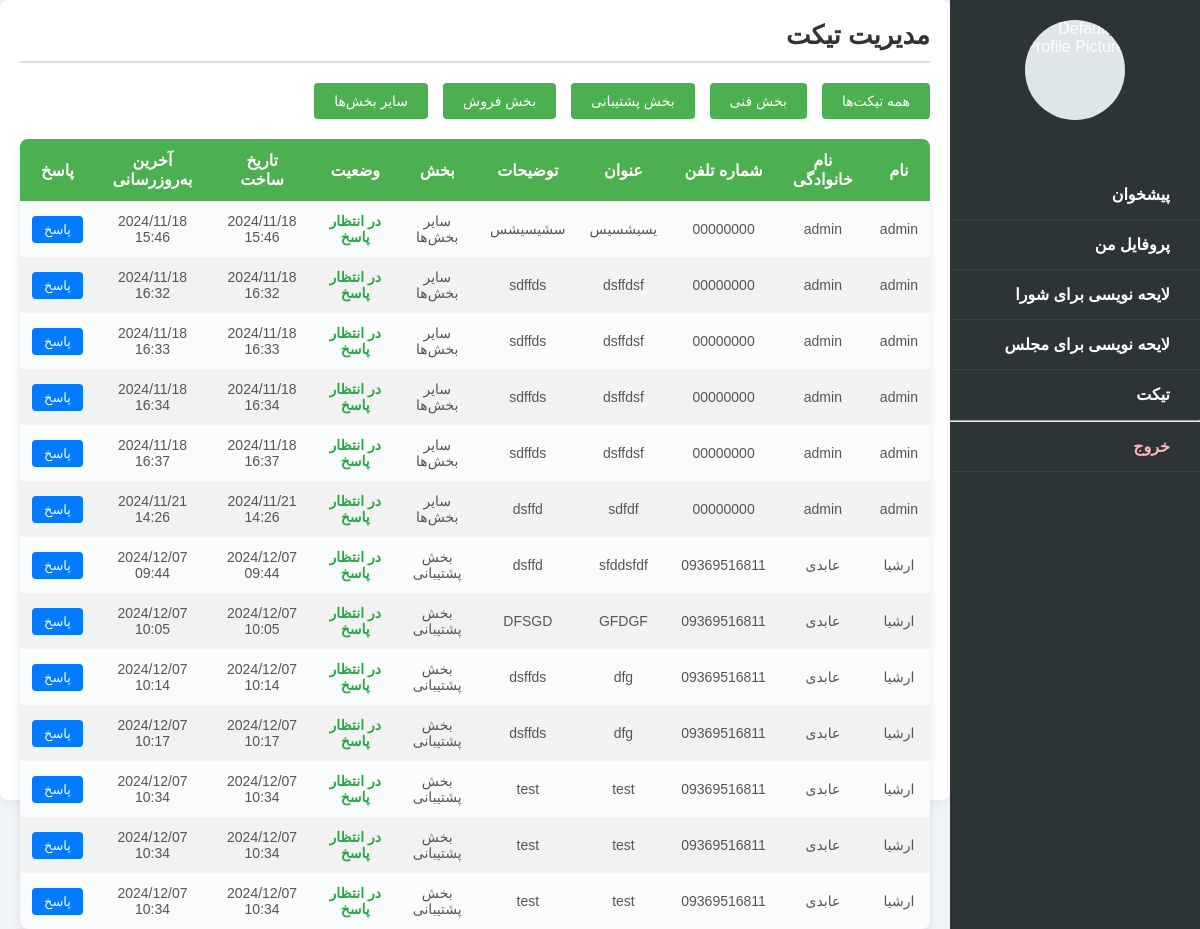
Page /ticket/admin/ on the earlier database version.
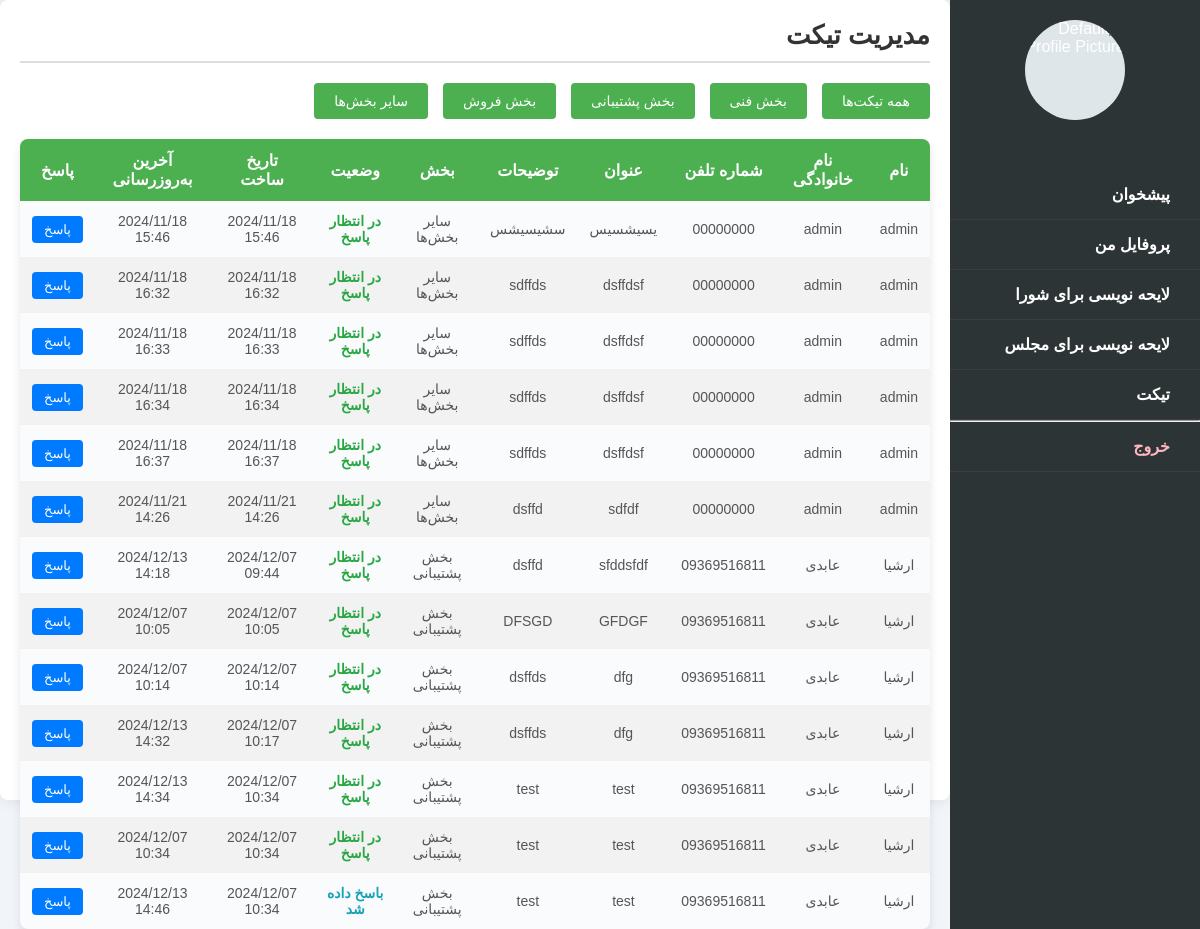
Same page on the later database version.
### tickets/models.py (models this page shows, shortened)
class Ticket(models.Model):
    STATUS_CHOICES = [
        ('open', 'در انتظار پاسخ'),
        ('answered', 'باسخ داده شد'),
        ('closed', 'بسته شده'),
    ]
    section = models.CharField(max_length=100, choices=[
        ('technical', 'بخش فنی'),
        ('support', 'بخش پشتیبانی'),
        ('sales', 'بخش فروش'),
        ('other', 'سایر بخش‌ها'),
    ], default='other')
    user = models.ForeignKey(UserAccount, on_delete=models.CASCADE)
    title = models.CharField(max_length=200)
    description = models.TextField()
    status = models.CharField(max_length=20, choices=STATUS_CHOICES, default='open')
    created_at = models.DateTimeField(auto_now_add=True)
    updated_at = models.DateTimeField(auto_now=True)

### myapp/models.py (models this page shows, shortened)
class UserAccount(AbstractBaseUser):
    phone_number = models.CharField(max_length=15, default='0000000000', unique=True, verbose_name="شماره تلفن")
    name = models.CharField(max_length=100, verbose_name="نام")
    family = models.CharField(max_length=100, verbose_name="نام خانوادگی")
    state = models.CharField(max_length=150, blank=True, null=True, verbose_name="استان")
    city = models.CharField(max_length=150, blank=True, null=True, verbose_name="شهر")
    address = models.CharField(max_length=150, blank=True, null=True, verbose_name="آدرس")
    birth_date = models.DateField(blank=True, null=True, verbose_name="تاریخ تولد")
    id_card = models.ImageField(upload_to='id_cards/', blank=True, null=True, verbose_name="کارت ملی")
    national_code = models.CharField(max_length=100, blank=True, null=True, verbose_name="کدملی")
    selfie = models.ImageField(upload_to='selfie/', blank=True, null=True, verbose_name="عکس سلفی")
    profile_picture = models.ImageField(upload_to='profile_pictures', blank=True, null=True, verbose_name="عکس پروفایل")
    registration_date = models.DateTimeField(default=timezone.now, verbose_name="سال ساخت اکانت")
    verification_code = models.CharField(max_length=6, blank=True, null=True, verbose_name="کد وریفای")
    is_phone_verified = models.BooleanField(default=False, verbose_name="تایید شماره تلفن")
    is_active = models.BooleanField(default=False, verbose_name="فعال سازی حساب")
    STATUS = [
        ("1", "وریفای نشده"),
        ("2", "درحال بررسی"),
        ("3", "نیاز به تغییرات"),
        ("4", "وریفای شده"),
    ]
    is_verified = models.CharField(choices=STATUS, default="1", max_length=30, verbose_name="وضعیت وریفای حساب")
    is_staff = models.BooleanField(default=False, verbose_name="ادمین")
    groups = models.ManyToManyField(Group, blank=True)
    user_permissions = models.ManyToManyField(Permission, blank=True)
    objects = UserManager()
    USERNAME_FIELD = 'phone_number'  # شماره تلفن به عنوان نام کاربری
    REQUIRED_FIELDS = ['name', 'family', 'birth_date', 'national_code']
    class Meta:
        verbose_name = "کاربر ها"
        verbose_name_plural = "کاربر ها"

### tickets/views.py (the view)
# urls.py: path('ticket/admin/', views.admin_dashboard, name='admin_dashboard'),
def admin_dashboard(request):
    section = request.GET.get('section', 'all')
    if section == 'all':
        tickets = Ticket.objects.all()
    else:
        tickets = Ticket.objects.filter(section=section)
    return render(request, 'admin_dashboard.html', {'tickets': tickets})

### tickets/templates/admin_dashboard.html (shortened to what this page needs)
<!DOCTYPE html>
<html lang="en">
<head>
    <link rel="stylesheet" href="https://unpkg.com/ionicons@4.5.10-0/dist/css/ionicons.min.css">
</head>
<body>
{% include 'pannel/menu.html' %}
<div class="main-content">
    <h1>مدیریت تیکت</h1>
    <div class="section-filters">
        <button><a href="{% url 'tickets:admin_dashboard' %}">همه تیکت‌ها</a></button>
        <button><a href="{% url 'tickets:admin_dashboard' %}?section=technical">بخش فنی</a></button>
        <button><a href="{% url 'tickets:admin_dashboard' %}?section=support">بخش پشتیبانی</a></button>
        <button><a href="{% url 'tickets:admin_dashboard' %}?section=sales">بخش فروش</a></button>
        <button><a href="{% url 'tickets:admin_dashboard' %}?section=other">سایر بخش‌ها</a></button>
    </div>
    <table>
        <thead>
        <tr>
            <th>نام</th>
            <th>نام خانوادگی</th>
            <th>شماره تلفن</th>
            <th>عنوان</th>
            <th>توضیحات</th>
            <th>بخش</th>
            <th>وضعیت</th>
            <th>تاریخ ساخت</th>
            <th>آخرین به‌روزرسانی</th>
            <th>پاسخ</th>
        </tr>
        </thead>
        <tbody>
        {% for ticket in tickets %}
            <tr>
                <td>{{ ticket.user.name }}</td>
                <td>{{ ticket.user.family }}</td>
                <td>{{ ticket.user.phone_number }}</td>
                <td>{{ ticket.title }}</td>
                <td>{{ ticket.description|truncatechars:100 }}</td>
                <td>{{ ticket.get_section_display }}</td>
                <td class="
                        {% if ticket.status == 'open' %}status-open
                        {% elif ticket.status == 'answered' %}status-answered
                        {% elif ticket.status == 'closed' %}status-closed
                        {% endif %}">{{ ticket.get_status_display }}</td>
                <td>{{ ticket.created_at|date:"Y/m/d H:i" }}</td>
                <td>{{ ticket.updated_at|date:"Y/m/d H:i" }}</td>
                <td class="actions">
                    <a href="{% url 'tickets:respond_to_ticket' ticket.id %}">پاسخ</a>
                </td>
            </tr>
        {% empty %}
            <tr class="empty-row">
                <td colspan="10">تیکتی وجود ندارد.</td>
            </tr>
        {% endfor %}
        </tbody>
    </table>
</div>
</body>
</html>

Differences in the rows shown:
changed Ticket "sfddsfdf": updated_at "2024/12/07 09:44" → "2024/12/13 14:18"
changed Ticket (number 10 of 13 on the later page): updated_at "2024/12/07 10:17" → "2024/12/13 14:32"
changed Ticket (number 11 of 13 on the later page): updated_at "2024/12/07 10:34" → "2024/12/13 14:34"
changed Ticket: status "در انتظار پاسخ" → "باسخ داده شد"; updated_at "2024/12/07 10:34" → "2024/12/13 14:46"
